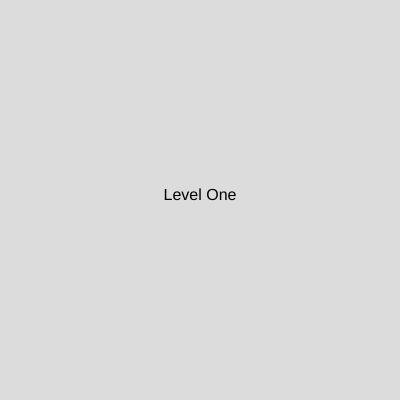
Frame 1 (no input)
Frame 60 (no input): identical to frame 1, image omitted
Frame 120 (the mouse pressed at the canvas centre since frame 60): identical to frame 1, image omitted

The p5.js sketch that drew this single still picture (run headless with seeded random() and noise() and a simulated clock; from frame 60 on, the mouse is pressed at the canvas centre):

// p5.js sketch
// ── sketch.js
let levelState = 0;
let levels = [];

//fade values and states
let fadeAlpha = 0;
let fadeState = "idle"; 
const FADEOUT = 'out';
const FADEIDLE = 'idle';
const FADEIN = "in";
let targetLevel = null;

//create levels
function setup() {
  createCanvas(400, 400);

  levels.push(new LevelOne());
  levels.push(new LevelTwo());
}

//draw a level using a switch statment to set the current level
function draw() {
  background(220);

  switch(levelState){
    case 0:
      levels[0].draw();
      break;
    case 1:
      levels[1].draw();
      break;
  }
//draw our fade effect on the screen
  updateFade();
  drawFade();
}

//input to change levels
function keyPressed(){
  if(key === '1'){
    targetLevel = 0;
    fadeState = "out";
  } 
  else if(key === '2'){
    targetLevel = 1;
    fadeState = "out";
  }
}

//uses fadeAlpha to increase the alpha of a rect overtime (using draw rate in this case) to create a fade in/out effect
function updateFade() {

  if (fadeState === FADEOUT) {
    fadeAlpha += 10;

    if (fadeAlpha >= 255) {
      fadeAlpha = 255;
      
      levelState = targetLevel;

      fadeState = FADEIN;
    }
  } 
  else if (fadeState === FADEIN) {
    fadeAlpha -= 10;

    if (fadeAlpha <= 0) {
      fadeAlpha = 0;
      fadeState = FADEIDLE;
    }
  }
}

//uses the values from updateFade() to draw the rect for the fade effect
function drawFade() {
  if (fadeAlpha > 0){
    noStroke();
    fill(0, fadeAlpha);
    rect(0, 0, width, height);
  } 
}
// ── helper_classes.js
//class that helps create levels by handing repeat visuals
class ElementsHelper{

    AddText(value, x, y){
        textAlign(CENTER);
        textSize(16)
        text(value, x, y);
    }
    
}
// ── level_one.js
//creates a level and handles its functions
class LevelOne{
    levelName;
    elementHelper

    constructor(){
        this.elementHelper = new ElementsHelper();
        this.levelName = 'Level One'
    }

    draw(){
        fill(0);
        this.elementHelper.AddText(this.levelName, width/2, height/2);
    }
}
// ── level_two.js
//creates a level and handles its functions
class LevelTwo{
    levelName;
    elementHelper

    constructor(){
        this.elementHelper = new ElementsHelper();
        this.levelName = 'Level Two'
    }

    draw(){
        fill(0);
        this.elementHelper.AddText(this.levelName, width/2, height/2);
    }
}
